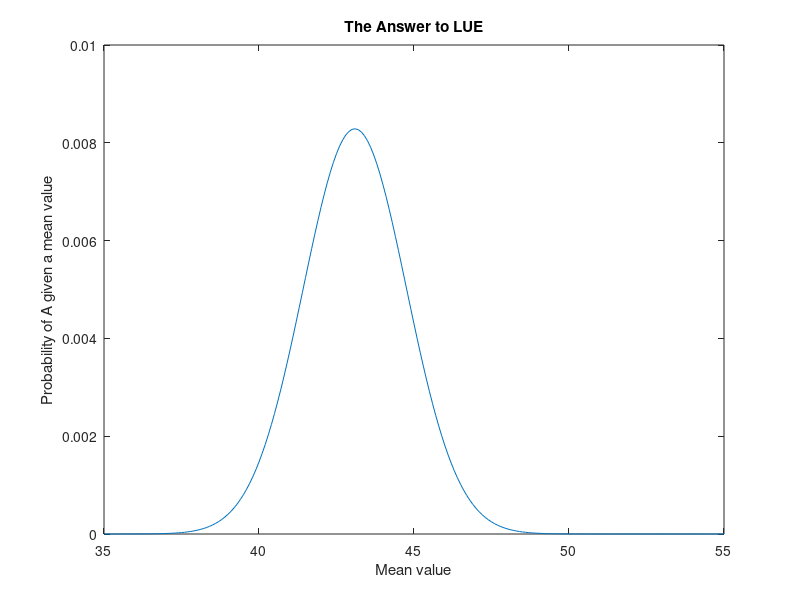

Source code (MATLAB):
sigma1 = 2;
A1 = 41.4;
sigma2 = 3;
A2 = 46.9;
mu = 35:0.1:55;

P_A_mu = 1./(sigma2.*sqrt(2*pi)).*exp(-.5*((A2-mu)./sigma2).^2) ... 
    .*1./(sigma1.*sqrt(2*pi)).*exp(-.5*((A1-mu)./sigma1).^2);

% sum(P_A_mu)
plot(mu,P_A_mu)
title('The Answer to LUE')
xlabel('Mean value')
ylabel('Probability of A given a mean value')
% xlim([35 55])
% ylim([0 0.21])
